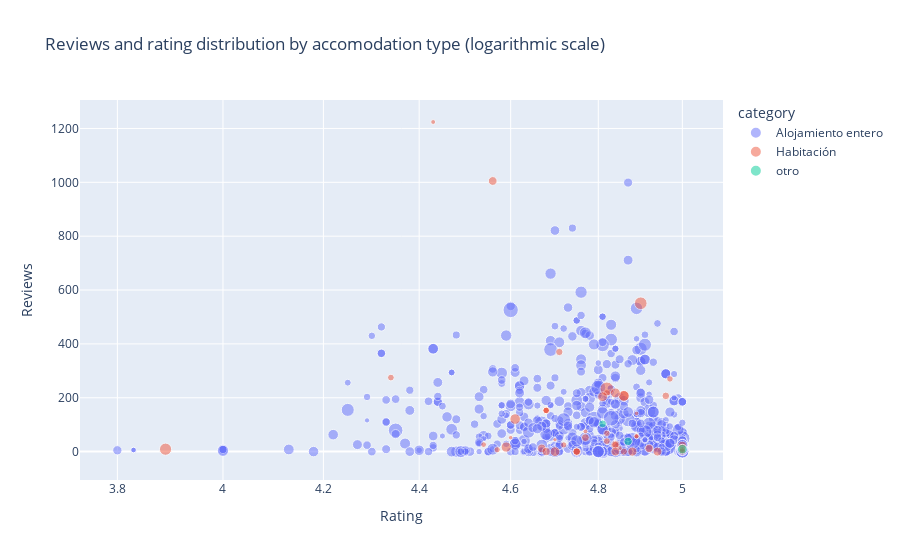

The notebook cell this image was saved under:
### Markdown cell above
### Reviewa and rating distribution by accomodation type (logaritmic scale)

### Code cell
# Plot the scatter plot with fixed 'price_per_night' column
reviews_rating_distribution = px.scatter(
    data_frame=airbnb_data,
    x="rating",
    y="reviews",
    log_x=True,
    color="category",
    title="Reviews and rating distribution by accomodation type (logarithmic scale)",
    labels={"rating": "Rating", "reviews": "Reviews"},
    hover_name="name",
    opacity=0.5,
    size="price_per_night",
    size_max=15,
)

reviews_rating_distribution.show()

### Figure 1 — Plotly figure (JSON) as saved in the notebook; plotly's stock layout.template omitted (floating-point values rounded to 4 significant figures; data arrays with more than 128 entries replaced by an {"elided": "..."} marker saying what was removed)
{"data": [{"hovertemplate": "<b>%{hovertext}</b><br><br>category=Alojamiento entero<br>Rating=%{x}<br>Reviews=%{y}<br>price_per_night=%{marker.size}<extra></extra>", "hovertext": {"elided": "688 str values"}, "legendgroup": "Alojamiento entero", "marker": {"color": "#636efa", "opacity": 0.5, "size": {"elided": "688 int values"}, "sizemode": "area", "sizeref": 2.644, "symbol": "circle"}, "mode": "markers", "name": "Alojamiento entero", "orientation": "v", "showlegend": true, "type": "scatter", "x": {"elided": "688 float values"}, "xaxis": "x", "y": {"elided": "688 int values"}, "yaxis": "y"}, {"hovertemplate": "<b>%{hovertext}</b><br><br>category=Habitación<br>Rating=%{x}<br>Reviews=%{y}<br>price_per_night=%{marker.size}<extra></extra>", "hovertext": ["Sala de estar en Berna", "Escapada al campo", "Habitación individual privada en Berna", "Como si estuvieras en casa", "¡Pequeño pero bonito! ¡Bonito y completo!", "Habitación preciosa cerca de la ciudad de Berna", "Orange Apt., casco antiguo, a 3 minutos de la estación de tren de Berna.", "Hermosa habitación en el casco antiguo de Berna", "Lugar mágico y piscina de Beatenberg", "Alojamiento en Emmentaler Spycher de 300 años", "Habitación con baño privado y entrada", "Habitación minimalista, casco antiguo, a 3 minutos de la estación de Berna", "habitación individual oriental en B'n'B Thunerstern", "Apartamento dorado, casco antiguo, a 3 minutos de la estación de tren de Berna", "Habitación minimalista, casco antiguo, a 3 minutos de la estación de Berna", "Apartamento dorado, casco antiguo, a 3 minutos de la estación de tren de Berna", "Habitación romántica - entrada independiente", "Encantadora habitación individual tranquila", "Habitación privada en la ciudad de Berna", "habitación individual oriental en B'n'B Thunerstern", "Acogedor dormitorio privado a 4 minutos del centro de la ciudad", "habitación individual oriental en B'n'B Thunerstern", "Acogedora habitación en el distrito más moderno, incluida la salida después de la hora establecida.", "Habitación en el centro de Berna", "Pequeño pero agradable: habitación tranquila, céntrica, rural", "Pequeño pero agradable: habitación tranquila, céntrica, rural", "Un oasis en mi oasis.", "Ice Attic-Apt, casco antiguo, a 3 minutos de la estación de tren", "Habitación idílica en casa con jardín", "Habitación confortable", "Acogedor estudio en casa", "Habitación con todas las comodidades", "Residence zum Löwen Double Room", "Apartamento azul, casco antiguo, a 3 minutos de la estación de tren de Berna.", "Habitación tranquila con ambiente japonés en Biel", "En el centro de Berna", "Alójate en Emmentaler Speicher de 300 años", "Estudio con cocina y ducha privada", "Apartamento 1 junto a Warschauer Platz and Spree", "Hotel Comenius - Mezzanine Double Bed and Bunkbed", "Una habitación en la mano", "Generador Mitte: cama en un dormitorio de 4 camas.", "Doble Hotel Gat Point Charlie Berlin", "Apartamento de edificio antiguo P-Berg con balcón.", "Habitación en Berlín | PrenzlBerg 11", "Sala de visitas con jardín", "Habitación privada en el centro de Friedrichshain", "Acogedora habitación privada en Berlín", "Acogedor estudio en Berlín", "Habitación triple con balcón 1.2 (1er piso)", "Ojalá estuvieras aquí", "Apartamento de 3 habitaciones3/Potsdamer Pl.", "Habitación en un apartamento con estilo en el corazón de Berlín", "Casa Cyrano Batignolles village", "Secreto de los Batignolles", "\"El auténtico Batignolles\"", "Habitación", "Habitaciones con encanto en la Bastilla de París", "Apt PREMIUM- Vista de la Torre Eiffel y Montmartre"], "legendgroup": "Habitación", "marker": {"color": "#EF553B", "opacity": 0.5, "size": [36, 31, 45, 42, 60, 51, 249, 54, 212, 23, 27, 81, 58, 153, 81, 153, 77, 54, 62, 58, 51, 58, 69, 78, 35, 35, 57, 129, 57, 31, 72, 74, 84, 127, 26, 87, 43, 36, 109, 139, 45, 32, 102, 80, 99, 47, 70, 94, 68, 60, 127, 197, 82, 112, 103, 88, 68, 150, 104], "sizemode": "area", "sizeref": 2.644, "symbol": "circle"}, "mode": "markers", "name": "Habitación", "orientation": "v", "showlegend": true, "type": "scatter", "x": [5, 0, 0, 0, 4.82, 4.57, 4.82, 4.82, 4.9, 4.7, 4.6, 4.75, 4.68, 4.86, 4.75, 4.86, 4.96, 0, 4.82, 4.68, 4.72, 4.68, 4.86, 0, 4.89, 4.89, 4.97, 4.84, 0, 4.77, 4.71, 4.75, 0, 4.81, 4.89, 5, 4.54, 4.85, 4.84, 4.59, 0, 4.43, 4.56, 5, 4.67, 0, 4.84, 4.92, 5, 4.34, 4.7, 3.89, 4.77, 4.88, 4.84, 4.68, 5, 4.61, 4.94], "xaxis": "x", "y": [6, 0, 0, 0, 218, 7, 233, 68, 551, 44, 52, 0, 153, 207, 0, 207, 207, 0, 39, 153, 25, 153, 0, 0, 57, 57, 270, 218, 0, 75, 370, 0, 0, 204, 142, 23, 26, 13, 25, 17, 0, 1224, 1005, 13, 12, 0, 25, 12, 0, 275, 0, 9, 52, 0, 0, 0, 6, 121, 0], "yaxis": "y"}, {"hovertemplate": "<b>%{hovertext}</b><br><br>category=otro<br>Rating=%{x}<br>Reviews=%{y}<br>price_per_night=%{marker.size}<extra></extra>", "hovertext": ["Safaritent 2 personas (Jungfrau) / Camping Rütti", "Charmant mobil-home au camping d 'Avenches", "Charmant mobil-home au camping d 'Avenches", "minicasa am gurten berg in bern", "Biohof Schwarzenberg", "Apartamento Rústico en granja"], "legendgroup": "otro", "marker": {"color": "#00cc96", "opacity": 0.5, "size": [57, 113, 113, 93, 80, 123], "sizemode": "area", "sizeref": 2.644, "symbol": "circle"}, "mode": "markers", "name": "otro", "orientation": "v", "showlegend": true, "type": "scatter", "x": [0, 0, 0, 4.87, 4.81, 5], "xaxis": "x", "y": [0, 0, 0, 38, 103, 9], "yaxis": "y"}], "layout": {"legend": {"itemsizing": "constant", "title": {"text": "category"}, "tracegroupgap": 0}, "title": {"text": "Reviews and rating distribution by accomodation type (logarithmic scale)"}, "xaxis": {"anchor": "y", "domain": [0, 1], "title": {"text": "Rating"}, "type": "log"}, "yaxis": {"anchor": "x", "domain": [0, 1], "title": {"text": "Reviews"}}}}
